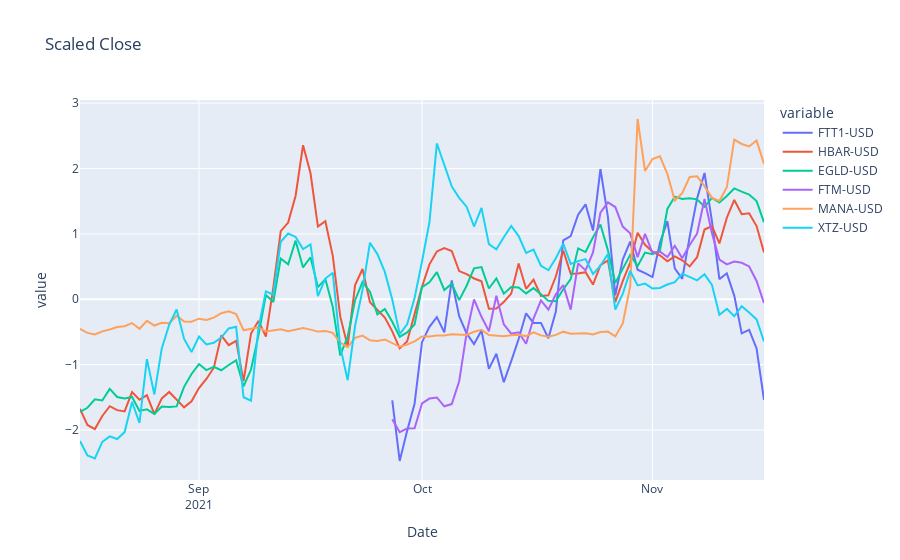

Notebook source saved alongside this figure:
### Code cell
import plotly.express as px
#df = px.data.stocks()
fig = px.line(close_scaled, x="Date", y=close_scaled.columns,
              hover_data={"Date": "|%B %d, %Y"},
              title='Scaled Close')
fig.update_xaxes(
    dtick="M1",
    tickformat="%b\n%Y")
fig.show()
